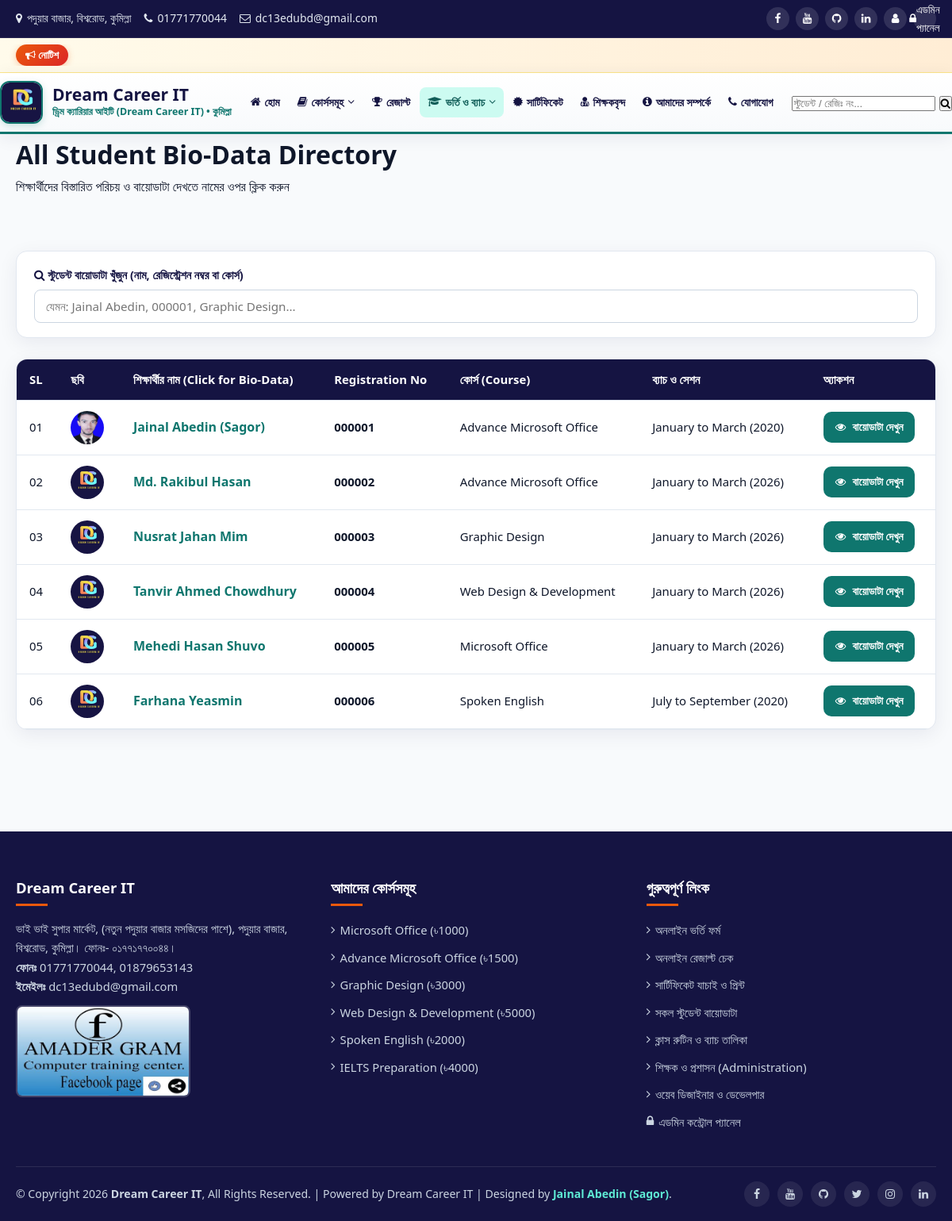
/biodata.php, run on the app's committed database.
### tables this page shows
CREATE TABLE students (
    id INTEGER PRIMARY KEY AUTOINCREMENT,
    reg_no VARCHAR(30) UNIQUE NOT NULL,
    roll_no VARCHAR(20) NOT NULL,
    secret_code VARCHAR(50) UNIQUE NOT NULL,
    name VARCHAR(120) NOT NULL,
    father_name VARCHAR(120),
    mother_name VARCHAR(120),
    nid_birth_reg VARCHAR(60),
    present_address TEXT,
    permanent_address TEXT,
    phone VARCHAR(50),
    email VARCHAR(120),
    dob VARCHAR(30),
    religion VARCHAR(50) DEFAULT 'Muslim',
    marital_status VARCHAR(30) DEFAULT 'Un-Married',
    height VARCHAR(20) DEFAULT '5.6"',
    weight VARCHAR(20) DEFAULT '55 KG',
    blood_group VARCHAR(15) DEFAULT 'O+',
    education VARCHAR(150),
    school_college VARCHAR(150),
    experience TEXT,
    has_disability VARCHAR(10) DEFAULT 'না',
    disability_discount DECIMAL(5,2) DEFAULT 0,
    course_id INTEGER,
    course_name VARCHAR(120) NOT NULL,
    course_duration VARCHAR(50) DEFAULT '3 Months',
    batch_no VARCHAR(40) DEFAULT 'Batch-2026-01',
    batch_year INTEGER DEFAULT 2026,
    admission_month VARCHAR(20) DEFAULT 'January',
    session_quarter VARCHAR(60) DEFAULT 'January to March',
    batch_type VARCHAR(30) DEFAULT 'New Batch',
    class_slot VARCHAR(80) DEFAULT '8:00 AM - 9:30 AM',
    result_grade VARCHAR(20) DEFAULT 'A+',
    cgpa VARCHAR(20) DEFAULT '5.00',
    photo VARCHAR(255) DEFAULT 'assets/img/teacher-sagor.jpg',
    password_hash VARCHAR(255),
    status VARCHAR(20) DEFAULT 'Active',
    created_at DATETIME DEFAULT CURRENT_TIMESTAMP
, exam_status VARCHAR(40) DEFAULT 'পাস করেছে', teacher_ref VARCHAR(100) DEFAULT '', doc_image VARCHAR(255) DEFAULT 'assets/img/logo.jpg');

### config/db.php (called while the page is built, shortened)
<?php
function h(?string $str): string {
    return htmlspecialchars((string)$str, ENT_QUOTES, 'UTF-8');
}

### biodata.php (the view, shortened to what this page needs)
<?php
require_once __DIR__ . '/config/db.php';
$pdo = get_db();
$q = trim($_GET['q'] ?? '');
$profile = null;
$sql = "SELECT * FROM students WHERE 1=1";
$params = [];
$sql .= " ORDER BY reg_no ASC";
$stmt = $pdo->prepare($sql);
$stmt->execute($params);
$students = $stmt->fetchAll();
require_once __DIR__ . '/includes/header.php';
?>
<div class="page-hero-strip">
    <div class="container">
        <h1><?= h($profile ? 'শিক্ষার্থীর ব্যক্তিগত বায়োডাটা (Student Bio-Data)' : 'All Student Bio-Data Directory') ?></h1>
        <p>শিক্ষার্থীদের বিস্তারিত পরিচয় ও বায়োডাটা দেখতে নামের ওপর ক্লিক করুন</p>
    </div>
</div>
<section class="section">
    <div class="container">
        <div class="filter-bar">
            <div class="form-group" style="flex:1;">
                <label><i class="fa fa-search"></i> স্টুডেন্ট বায়োডাটা খুঁজুন (নাম, রেজিস্ট্রেশন নম্বর বা কোর্স)</label>
                <input type="text" id="tableFilterInput" class="form-control" value="<?= h($q) ?>" placeholder="যেমন: Jainal Abedin, 000001, Graphic Design...">
            </div>
        </div>
        <div class="table-responsive">
            <table class="data-table filterable-table">
                <thead>
                    <tr>
                        <th>SL</th>
                        <th>ছবি</th>
                        <th>শিক্ষার্থীর নাম (Click for Bio-Data)</th>
                        <th>Registration No</th>
                        <th>কোর্স (Course)</th>
                        <th>ব্যাচ ও সেশন</th>
                        <th>অ্যাকশন</th>
                    </tr>
                </thead>
                <tbody>
                    <?php foreach ($students as $i => $s): ?>
                    <tr>
                        <td><?= str_pad((string)($i + 1), 2, '0', STR_PAD_LEFT) ?></td>
                        <td><img src="<?= h($s['photo'] ?: 'assets/img/home-icon.png') ?>" style="width:42px; height:42px; border-radius:50%; object-fit:cover;"></td>
                        <td>
                            <a href="biodata.php?reg_no=<?= urlencode($s['reg_no']) ?>" style="font-weight:700; font-size:1rem; color:#0f766e;">
                                <?= h($s['name']) ?>
                            </a>
                        </td>
                        <td><strong><?= h($s['reg_no']) ?></strong></td>
                        <td><?= h($s['course_name']) ?></td>
                        <td><?= h($s['session_quarter']) ?> (<?= (int)$s['batch_year'] ?>)</td>
                        <td>
                            <a href="biodata.php?reg_no=<?= urlencode($s['reg_no']) ?>" class="btn btn-primary btn-sm"><i class="fa fa-eye"></i> বায়োডাটা দেখুন</a>
                        </td>
                    </tr>
                    <?php endforeach; ?>
                </tbody>
            </table>
        </div>
    </div>
</section>
<?php require_once __DIR__ . '/includes/footer.php'; ?>

### assets/css/style.css (style rules this page uses)
:root { --primary: #0f766e; --primary-dark: #115e59; --primary-light: #ccfbf1; --secondary: #151442; --secondary-light: #1e1b4b; --accent: #ea580c; --accent-hover: #c2410c; --gold: #f59e0b; --bg-body: #f8fafc; --bg-card: #ffffff; --text-main: #0f172a; --text-muted: #475569; --border: #e2e8f0; --success: #16a34a; --danger: #dc2626; --radius: 14px; --shadow: 0 6px 24px rgba(21, 20, 66, 0.07); --shadow-lg: 0 14px 36px rgba(21, 20, 66, 0.14); }
* { box-sizing: border-box; margin: 0; padding: 0; }
html { scroll-behavior: smooth; -webkit-text-size-adjust: 100%; }
body { font-family: 'Segoe UI', 'Hind Siliguri', system-ui, -apple-system, sans-serif; background-color: var(--bg-body); color: var(--text-main); line-height: 1.65; font-size: 16px; -webkit-user-select: none; -moz-user-select: none; -ms-user-select: none; user-select: none; overflow-x: hidden; }
input, textarea, select { -webkit-user-select: text !important; -moz-user-select: text !important; user-select: text !important; }
img { max-width: 100%; height: auto; display: block; -webkit-user-drag: none; user-drag: none; pointer-events: none; }
a { color: var(--primary); text-decoration: none; transition: all 0.25s ease; }
.container { width: 100%; max-width: 1220px; margin: 0 auto; padding: 0 20px; }
.btn { display: inline-flex; align-items: center; justify-content: center; gap: 8px; padding: 11px 22px; border-radius: 10px; font-weight: 700; font-size: 0.94rem; cursor: pointer; border: none; transition: all 0.25s ease; }
.btn-primary { background: var(--primary); color: #fff; }
.btn-sm { padding: 8px 15px; font-size: 0.85rem; }
.section { padding: 68px 0; }
.table-responsive { width: 100%; overflow-x: auto; background: #fff; border-radius: var(--radius); box-shadow: var(--shadow); border: 1px solid var(--border); }
.data-table { width: 100%; border-collapse: collapse; min-width: 600px; }
.data-table th, .data-table td { padding: 13px 16px; text-align: left; border-bottom: 1px solid var(--border); font-size: 0.93rem; }
.data-table th { background: var(--secondary); color: #fff; font-weight: 700; white-space: nowrap; }
.form-group { margin-bottom: 16px; }
.form-group label { display: block; font-weight: 700; margin-bottom: 6px; font-size: 0.9rem; color: var(--secondary); }
.form-control { width: 100%; padding: 10px 14px; border: 1px solid #cbd5e1; border-radius: 8px; font-size: 0.95rem; font-family: inherit; background: #fff; }
.filter-bar { background: #fff; padding: 18px 22px; border-radius: var(--radius); box-shadow: var(--shadow); border: 1px solid var(--border); margin-bottom: 26px; display: flex; flex-wrap: wrap; gap: 14px; align-items: flex-end; }
.filter-bar .form-group { margin-bottom: 0; flex: 1; min-width: 180px; }

### data on the page
students: i "01", photo (picture), name "Jainal Abedin (Sagor)", reg_no "000001", course_name "Advance Microsoft Office", session_quarter "January to March", batch_year "2020"
students: i "02", photo (picture), name "Md. Rakibul Hasan", reg_no "000002", course_name "Advance Microsoft Office", session_quarter "January to March", batch_year "2026"
students: i "03", photo (picture), name "Nusrat Jahan Mim", reg_no "000003", course_name "Graphic Design", session_quarter "January to March", batch_year "2026"
students: i "04", photo (picture), name "Tanvir Ahmed Chowdhury", reg_no "000004", course_name "Web Design & Development", session_quarter "January to March", batch_year "2026"
students: i "05", photo (picture), name "Mehedi Hasan Shuvo", reg_no "000005", course_name "Microsoft Office", session_quarter "January to March", batch_year "2026"
students: i "06", photo (picture), name "Farhana Yeasmin", reg_no "000006", course_name "Spoken English", session_quarter "July to September", batch_year "2020"

### other printed values
setting('phone_1') "01771770044"
setting('email_1') "dc13edubd@gmail.com"
setting('site_name', 'Dream Career IT') "Dream Career IT"
setting('address_bn') "ভাই ভাই সুপার মার্কেট, (নতুন পদুয়ার বাজার মসজিদের পাশে), পদুয়ার বাজার, বিশ্বরোড, কুমিল্লা। ফোনঃ- ০১৭৭১৭৭০০৪৪।"
setting('phone_2') "01879653143"
$fc['title'] "Microsoft Office"
$fc['fee'] "1000"
$fc['title'] "Advance Microsoft Office"
$fc['fee'] "1500"
$fc['title'] "Graphic Design"
$fc['fee'] "3000"
$fc['title'] "Web Design & Development"
$fc['fee'] "5000"
$fc['title'] "Spoken English"
$fc['fee'] "2000"
